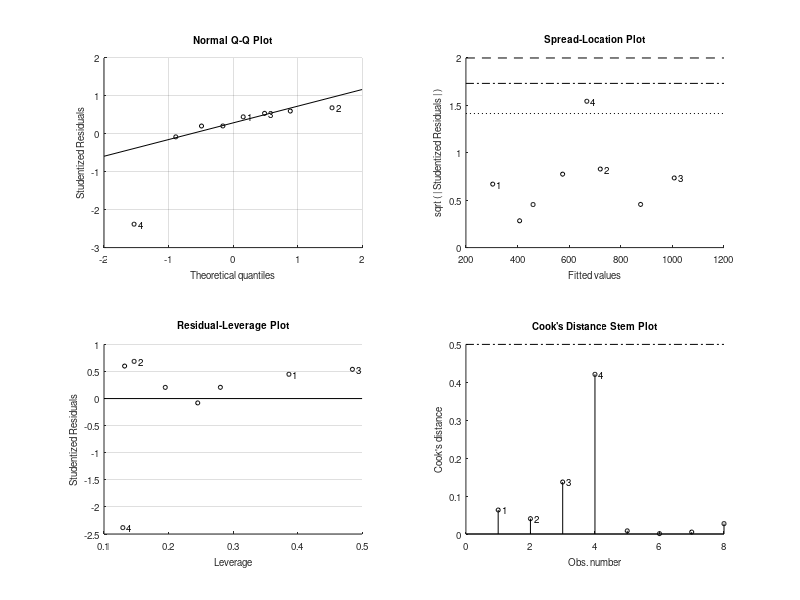

The MATLAB script that drew this image: (Note: this script raises an error after producing the figure.)
%w8e.m linear regression using fitlm (outlier excluded 
% and robust regression)
clear all; close all, clc

%modify one data to intorduce outlier  
x=[200, 1000,1550, 900, 1300, 400, 500, 720]';
y=[370, 840, 1080, 250, 910, 395, 495, 680]';

%linear regression analysis - the result is a linear model 
%it is like a tructure datatype. So we use dot notation
yO_lm=fitlm(x,y)

%asess the model fit!
%R-squared value
yO_orcode=yO_lm.Rsquared.Ordinary; 

%check p-Value (should dbe less than 0.05)
yO_pValue=coefTest(yO_lm)

%check 95% confidence intervals (should not contain "0")
yO_confi_int=coefCI(yO_lm)

%y value obtained by linear equation
yO_fitted=yO_lm.Fitted; 

%check how the line is well fitted with datapoint
figure(1), scatter(x,y, 'r*'), 
title('Scatter plot for x and y and fitted line with OLSR')
axis([0 max(x)+100 0 max(y)+100]), hold on
grid on
plot(x, yO_fitted, 'b'), hold off

%Linear regression model plot
figure(2), plot(yO_lm), grid on
title('Linear regression model with OLSR')

%find residual between the actual y and values obtained from teh equation
%the error between real y value and estimated y value
yO_resiO=yO_lm.Residuals 

%need to change table to array for stem operation
yO_resi=table2array(yO_resiO);
%check residual (we use just "raw" value
figure(3), stem(yO_resi(:,1)), grid on
title(['Residual (OLSR) of fitting equation with y= ', ...
    num2str(yO_lm.Coefficients.Estimate(2)), 'x+', ...
    num2str(yO_lm.Coefficients.Estimate(1))])
axis([0 length(y)+1 min(min(yO_resi))-50 max(max(yO_resi))+50]), 
%%
%Check the amount of residual using plotresiduals
%plot the histogram of residuals
figure(4), plotResiduals(yO_lm), 
grid on,title('histogram of Residual of fitting equation (OLSR)')

figure(5), plotResiduals(yO_lm, 'fitted'), 
grid on, title('scatter plot of Residual of fitting equation (OLSR)')

%plot the probability of residuals
figure(6), plotResiduals(yO_lm,'probability'), grid on
title(['Probabiliry of residuals (OLSR) with Ordinary LR: R-square= ',...
    num2str(yO_lm.Rsquared.Ordinary)])

%%
%====== with Robust regression============
%linear regression analysis with robust regression
yR_lm=fitlm(x,y, 'RobustOpts', 'on')

%find residual between the actual y and values obtained from teh equation
%the error between real y value and estimated y value
yR_resiO=yR_lm.Residuals 

%weight applied to data set
yR_weights=yR_lm.Robust.Weights

%check 95% confidence intervals (should not contain "0")
yR_confi_int=coefCI(yR_lm)

%need to change table to array for stem operation
yR_resi=table2array(yR_resiO);
%check residual (we use just "raw" value
figure(7), stem(yR_resi(:,1)), grid on,
title('Residual of robust least square regression (WLSR)')

%plot the probability of residuals with reboust regression
figure(8), 
subplot(1,2,1), plotResiduals(yO_lm,'probability'), grid on
title('Probabiliry of residuals with OLSR')
subplot(1,2,2), plotResiduals(yR_lm,'probability'), grid on
title('Probabiliry of residuals with WLSR')

%%
%====== with Robust regression and outliers excluded ============
%find outliers with the threshold value of 200
%y_outs=find(yO_resiO.Raw>200 | yO_resiO.Raw<-200)
[~, y_outs] = max(abs(yO_lm.Residuals.Raw))

%linear regression analysis with exclusion 
%of outliers and reboust regression
yRE_lm=fitlm(x,y, 'RobustOpts', 'on', 'Exclude', y_outs)

%residual
yRE_resiO=yRE_lm.Residuals;
yRE_resi=table2array(yRE_resiO);

%weight applied to data set
yRE_weights=yRE_lm.Robust.Weights

%plot the probability of residuals with reboust regression and exclude
%outliers
figure(9), plotResiduals(yRE_lm,'probability'), grid on
title(['Residuals with outliers removed and robust LR: R-square= ',...
    num2str(yRE_lm.Rsquared.Ordinary)])

%compare the amount of residuals
[yO_resi(:,1), yR_resi(:,1), yRE_resi(:,1)]